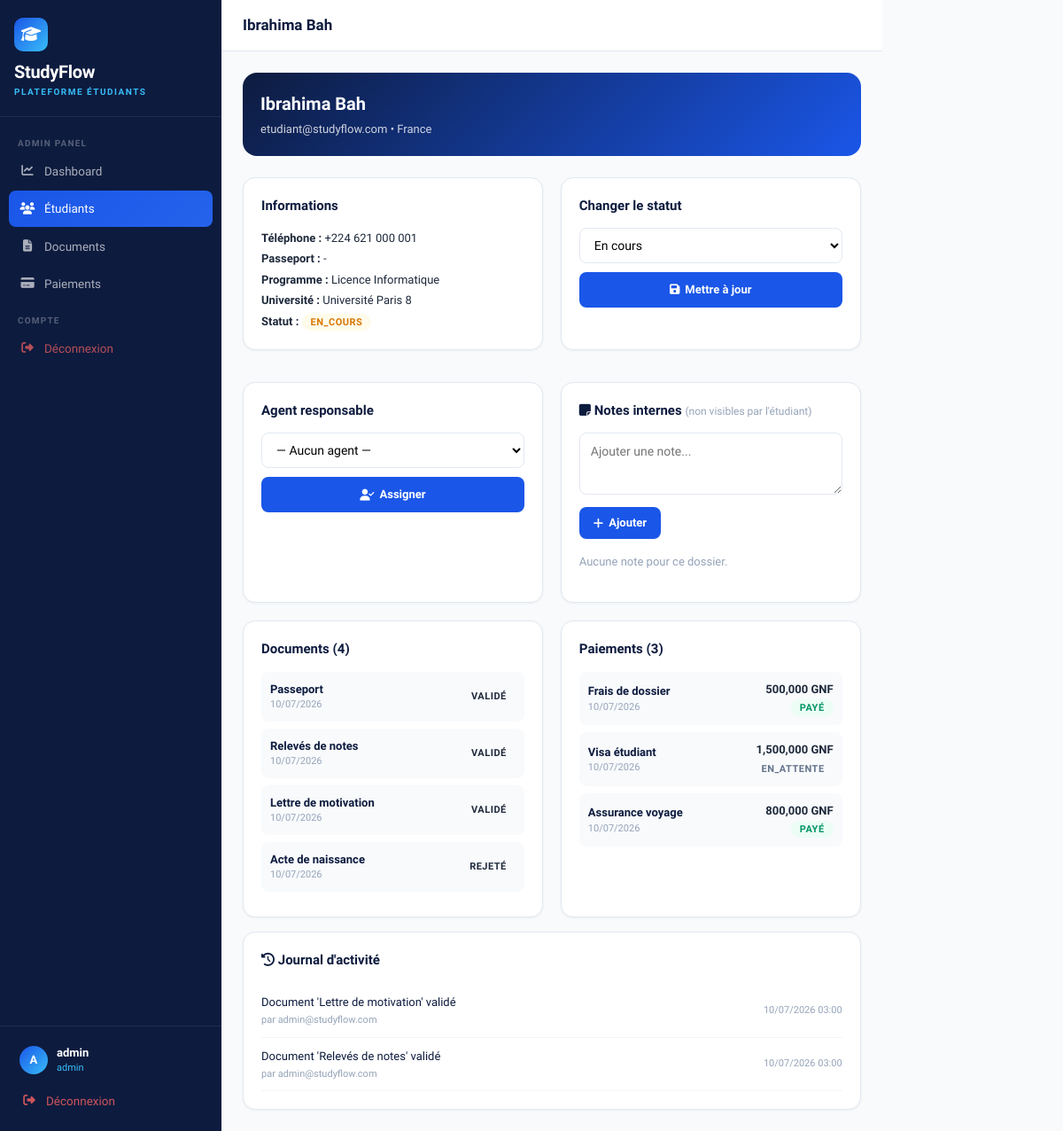
Before: /admin/student/1 (signed in) with the older database file.
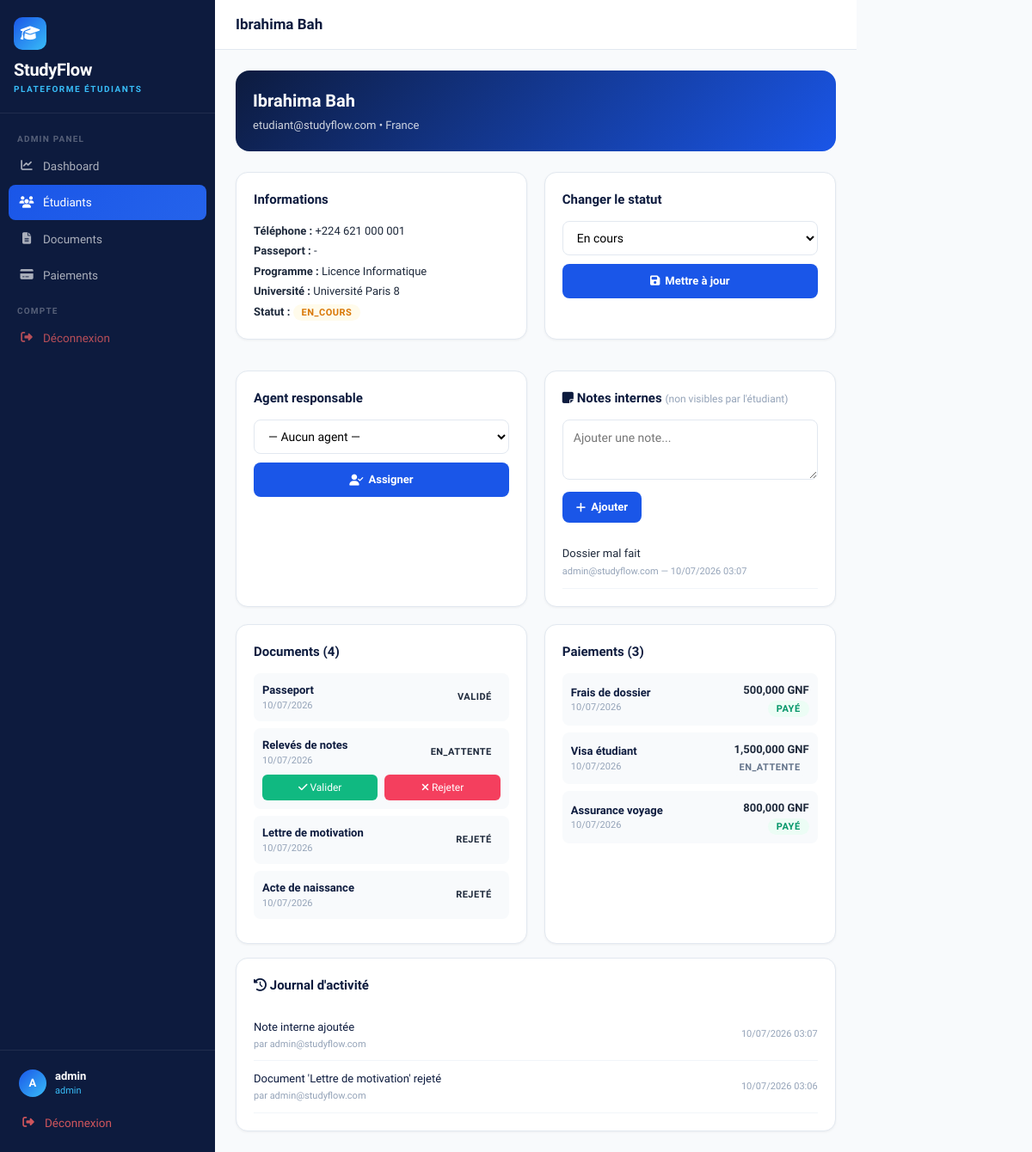
After: the same page with the newer database file.
### models/user.py (models this page shows, shortened)
class User(UserMixin, db.Model):
    __tablename__ = 'users'
    id = db.Column(db.Integer, primary_key=True)
    email = db.Column(db.String(120), unique=True, nullable=False)
    password_hash = db.Column(db.String(256))
    role = db.Column(db.String(20), default='student')
    is_active = db.Column(db.Boolean, default=True)
    reset_token = db.Column(db.String(100), nullable=True)
    reset_token_expiry = db.Column(db.DateTime, nullable=True)
    created_at = db.Column(db.DateTime, default=datetime.utcnow)
    student_profile = db.relationship('StudentProfile', backref='user', uselist=False, foreign_keys='StudentProfile.user_id')

class StudentProfile(db.Model):
    __tablename__ = 'student_profiles'
    id = db.Column(db.Integer, primary_key=True)
    user_id = db.Column(db.Integer, db.ForeignKey('users.id'), nullable=False)
    assigned_agent_id = db.Column(db.Integer, db.ForeignKey('users.id'), nullable=True)
    first_name = db.Column(db.String(80))
    last_name = db.Column(db.String(80))
    phone = db.Column(db.String(20))
    nationality = db.Column(db.String(50))
    passport_number = db.Column(db.String(30))
    destination_country = db.Column(db.String(50))
    program = db.Column(db.String(200))
    program_level = db.Column(db.String(20), default='Licence')  # Licence, Master
    university = db.Column(db.String(200))
    status = db.Column(db.String(30), default='nouveau')
    created_at = db.Column(db.DateTime, default=datetime.utcnow)
    documents = db.relationship('Document', backref='student', lazy=True)
    assigned_agent = db.relationship('User', foreign_keys=[assigned_agent_id])
    payments = db.relationship('Payment', backref='student', lazy=True)
    @property
    def full_name(self):
        return f"{self.first_name or ''} {self.last_name or ''}".strip()

class Document(db.Model):
    __tablename__ = 'documents'
    id = db.Column(db.Integer, primary_key=True)
    student_id = db.Column(db.Integer, db.ForeignKey('student_profiles.id'), nullable=False)
    name = db.Column(db.String(200))
    doc_type = db.Column(db.String(50))
    file_url = db.Column(db.String(300))
    file_name = db.Column(db.String(200))
    file_size = db.Column(db.Integer)
    status = db.Column(db.String(20), default='en_attente')
    rejection_reason = db.Column(db.Text)
    uploaded_at = db.Column(db.DateTime, default=datetime.utcnow)

class Payment(db.Model):
    __tablename__ = 'payments'
    id = db.Column(db.Integer, primary_key=True)
    student_id = db.Column(db.Integer, db.ForeignKey('student_profiles.id'), nullable=False)
    amount = db.Column(db.Float)
    currency = db.Column(db.String(10), default='GNF')
    service = db.Column(db.String(100))
    status = db.Column(db.String(20), default='en_attente')
    payment_method = db.Column(db.String(50))
    created_at = db.Column(db.DateTime, default=datetime.utcnow)

class ActivityLog(db.Model):
    __tablename__ = 'activity_logs'
    id = db.Column(db.Integer, primary_key=True)
    actor_id = db.Column(db.Integer, db.ForeignKey('users.id'), nullable=True)
    student_id = db.Column(db.Integer, db.ForeignKey('student_profiles.id'), nullable=True)
    action = db.Column(db.String(200), nullable=False)
    created_at = db.Column(db.DateTime, default=datetime.utcnow)
    actor = db.relationship('User', foreign_keys=[actor_id])
    student = db.relationship('StudentProfile', foreign_keys=[student_id])
    @property
    def actor_name(self):
        return self.actor.email if self.actor else 'Système'

class InternalNote(db.Model):
    __tablename__ = 'internal_notes'
    id = db.Column(db.Integer, primary_key=True)
    student_id = db.Column(db.Integer, db.ForeignKey('student_profiles.id'), nullable=False)
    author_id = db.Column(db.Integer, db.ForeignKey('users.id'), nullable=False)
    content = db.Column(db.Text, nullable=False)
    created_at = db.Column(db.DateTime, default=datetime.utcnow)
    author = db.relationship('User', foreign_keys=[author_id])

### routes/admin.py (the view)
@admin_bp.route('/student/<int:sid>')
@login_required
@admin_required
def student_detail(sid):
    profile = StudentProfile.query.get_or_404(sid)
    docs = Document.query.filter_by(student_id=sid).all()
    payments = Payment.query.filter_by(student_id=sid).all()
    all_agents = User.query.filter_by(role='agent').all()
    from models.user import ActivityLog, InternalNote
    logs = ActivityLog.query.filter_by(student_id=sid).order_by(ActivityLog.created_at.desc()).limit(20).all()
    notes = InternalNote.query.filter_by(student_id=sid).order_by(InternalNote.created_at.desc()).all()
    return render_template('admin/student_detail.html',
        profile=profile, docs=docs, payments=payments, all_agents=all_agents, logs=logs, notes=notes
    )

### templates/admin/student_detail.html (shortened to what this page needs)
{% extends "base.html" %}
{% block sidebar_nav %}
<div class="nav-label">Admin Panel</div>
<a href="{{ url_for('admin.dashboard') }}" class="sidebar-link">
  <i class="fas fa-chart-line"></i> Dashboard
</a>
<a href="{{ url_for('admin.students') }}" class="sidebar-link active">
  <i class="fas fa-users"></i> Étudiants
</a>
<a href="{{ url_for('admin.documents') }}" class="sidebar-link">
  <i class="fas fa-file-alt"></i> Documents
</a>
<a href="{{ url_for('admin.payments') }}" class="sidebar-link">
  <i class="fas fa-credit-card"></i> Paiements
</a>
<div class="nav-label">Compte</div>
<a href="{{ url_for('auth.logout') }}" class="sidebar-link" style="color:rgba(255,100,100,.7);">
  <i class="fas fa-sign-out-alt"></i> Déconnexion
</a>
{% endblock %}
{% block page_title %}{{ profile.full_name }}{% endblock %}
{% block content %}
<div style="background:linear-gradient(135deg,#0D1B3E,#1A56E8);border-radius:16px;padding:20px;color:#fff;margin-bottom:24px;">
  <div style="font-size:20px;font-weight:800;margin-bottom:4px;">{{ profile.full_name }}</div>
  <div style="font-size:13px;opacity:.8;">{{ profile.user.email if profile.user else '-' }} • {{ profile.destination_country or '-' }}</div>
</div>
<div style="display:grid;grid-template-columns:1fr 1fr;gap:20px;">
  <div class="sf-card">
    <div style="font-size:15px;font-weight:700;color:#0D1B3E;margin-bottom:14px;">Informations</div>
    <div style="font-size:13px;line-height:1.8;">
      <div><b>Téléphone :</b> {{ profile.phone or '-' }}</div>
      <div><b>Passeport :</b> {{ profile.passport_number or '-' }}</div>
      <div><b>Programme :</b> {{ profile.program or '-' }}</div>
      <div><b>Université :</b> {{ profile.university or '-' }}</div>
      <div><b>Statut :</b> <span class="badge-status bs-{{ profile.status }}">{{ profile.status }}</span></div>
    </div>
  </div>
  <div class="sf-card">
    <div style="font-size:15px;font-weight:700;color:#0D1B3E;margin-bottom:14px;">Changer le statut</div>
    <form method="POST" action="{{ url_for('admin.update_student_status', sid=profile.id) }}">
      <select name="status" class="sf-input" style="padding-left:12px;margin-bottom:10px;">
        <option value="en_cours" {% if profile.status == 'en_cours' %}selected{% endif %}>En cours</option>
      </select>
      <button type="submit" class="btn-sf btn-primary-sf" style="width:100%;justify-content:center;padding:10px;">
        <i class="fas fa-save"></i> Mettre à jour
      </button>
    </form>
  </div>
  <div class="sf-card" style="margin-top:16px;">
    <div style="font-size:15px;font-weight:700;color:#0D1B3E;margin-bottom:14px;">Agent responsable</div>
    <form method="POST" action="{{ url_for('admin.assign_agent', sid=profile.id) }}">
      <select name="agent_id" class="sf-input" style="padding-left:12px;margin-bottom:10px;">
        <option value="">— Aucun agent —</option>
      </select>
      <button type="submit" class="btn-sf btn-primary-sf" style="width:100%;justify-content:center;padding:10px;">
        <i class="fas fa-user-check"></i> Assigner
      </button>
    </form>
  </div>
  <div class="sf-card" style="margin-top:16px;">
    <div style="font-size:15px;font-weight:700;color:#0D1B3E;margin-bottom:14px;">
      <i class="fas fa-sticky-note"></i> Notes internes <span style="font-weight:400;color:#94A3B8;font-size:12px;">(non visibles par l'étudiant)</span>
    </div>
    <form method="POST" action="{{ url_for('admin.add_note', sid=profile.id) }}" style="margin-bottom:16px;">
      <textarea name="content" class="sf-input" style="padding:10px 12px;min-height:70px;" placeholder="Ajouter une note..." required></textarea>
      <button type="submit" class="btn-sf btn-primary-sf" style="margin-top:8px;padding:8px 16px;">
        <i class="fas fa-plus"></i> Ajouter
      </button>
    </form>
    {% if notes %}
      {% for note in notes %}
      <div style="padding:10px 0;border-bottom:1px solid #F1F5F9;">
        <div style="font-size:13px;color:#1E293B;">{{ note.content }}</div>
        <div style="font-size:11px;color:#94A3B8;margin-top:4px;">{{ note.author.email }} — {{ note.created_at.strftime('%d/%m/%Y %H:%M') }}</div>
      </div>
      {% endfor %}
    {% else %}
      <p style="color:#94A3B8;font-size:13px;">Aucune note pour ce dossier.</p>
    {% endif %}
  </div>
</div>
<div style="display:grid;grid-template-columns:1fr 1fr;gap:20px;margin-top:20px;">
  <div class="sf-card">
    <div style="font-size:15px;font-weight:700;color:#0D1B3E;margin-bottom:14px;">Documents ({{ docs|length }})</div>
    {% for doc in docs %}
    <div style="padding:10px;background:#F8FAFC;border-radius:8px;margin-bottom:8px;">
      <div style="display:flex;justify-content:space-between;align-items:center;">
        <div>
          <div style="font-size:13px;font-weight:600;color:#0D1B3E;">{{ doc.name }}</div>
          <div style="font-size:11px;color:#94A3B8;">{{ doc.uploaded_at.strftime('%d/%m/%Y') }}</div>
        </div>
        <span class="badge-status bs-{{ doc.status }}">{{ doc.status }}</span>
      </div>
      {% if doc.status == 'en_attente' %}
      <div style="display:flex;gap:8px;margin-top:8px;">
        <form method="POST" action="{{ url_for('admin.validate_document', did=doc.id) }}" style="flex:1;">
          <button type="submit" style="width:100%;background:#10B981;color:white;border:none;border-radius:6px;padding:6px;font-size:12px;">
            <i class="fas fa-check"></i> Valider
          </button>
        </form>
        <form method="POST" action="{{ url_for('admin.validate_document', did=doc.id) }}" style="flex:1;">
          <button type="submit" style="width:100%;background:#F43F5E;color:white;border:none;border-radius:6px;padding:6px;font-size:12px;">
            <i class="fas fa-times"></i> Rejeter
          </button>
        </form>
      </div>
      {% endif %}
    </div>
    {% endfor %}
  </div>
  <div class="sf-card">
    <div style="font-size:15px;font-weight:700;color:#0D1B3E;margin-bottom:14px;">Paiements ({{ payments|length }})</div>
    {% for p in payments %}
    <div style="padding:10px;background:#F8FAFC;border-radius:8px;margin-bottom:8px;">
      <div style="display:flex;justify-content:space-between;align-items:center;">
        <div>
          <div style="font-size:13px;font-weight:600;color:#0D1B3E;">{{ p.service }}</div>
          <div style="font-size:11px;color:#94A3B8;">{{ p.created_at.strftime('%d/%m/%Y') }}</div>
        </div>
        <div style="text-align:right;">
          <div style="font-size:13px;font-weight:700;">{{ "{:,.0f}".format(p.amount) }} GNF</div>
          <span class="badge-status {% if p.status == 'payé' %}bs-valide{% else %}bs-attente{% endif %}">{{ p.status }}</span>
        </div>
      </div>
    </div>
    {% endfor %}
  </div>
</div>
<div class="sf-card" style="margin-top:16px;">
  <div style="font-size:15px;font-weight:700;color:#0D1B3E;margin-bottom:16px;">
    <i class="fas fa-history"></i> Journal d'activité
  </div>
  {% if logs %}
    {% for log in logs %}
    <div style="padding:10px 0;border-bottom:1px solid #F1F5F9;display:flex;justify-content:space-between;align-items:center;">
      <div>
        <span style="font-size:13px;color:#0D1B3E;">{{ log.action }}</span>
        <div style="font-size:11px;color:#94A3B8;margin-top:2px;">par {{ log.actor_name }}</div>
      </div>
      <div style="font-size:11px;color:#94A3B8;white-space:nowrap;">{{ log.created_at.strftime('%d/%m/%Y %H:%M') }}</div>
    </div>
    {% endfor %}
  {% else %}
    <p style="color:#64748B;font-size:13px;">Aucune activité enregistrée pour ce dossier.</p>
  {% endif %}
</div>
{% endblock %}

### templates/base.html (shortened to what this page needs)
<!DOCTYPE html>
<html lang="fr">
<head>
  <link href="https://cdn.jsdelivr.net/npm/bootstrap@5.3.2/dist/css/bootstrap.min.css" rel="stylesheet">
  <link href="https://cdnjs.cloudflare.com/ajax/libs/font-awesome/6.5.0/css/all.min.css" rel="stylesheet">
</head>
<body>
{% block body %}
<div style="display:flex">
  <nav class="sidebar">
    <div class="sidebar-logo">
      <div class="logo-icon"><i class="fas fa-graduation-cap"></i></div>
      <div class="brand-name">StudyFlow</div>
      <div class="brand-sub">Plateforme Étudiants</div>
    </div>
    <div class="sidebar-nav">
      {% block sidebar_nav %}{% endblock %}
    </div>
    <div class="sidebar-footer">
      <div class="sidebar-user">
        <div class="s-avatar">{{ current_user.email[0].upper() }}</div>
        <div>
          <div class="s-name">{{ current_user.email.split('@')[0] }}</div>
          <div class="s-role">{{ current_user.role }}</div>
        </div>
      </div>
      <a href="{{ url_for('auth.logout') }}" class="sidebar-link" style="color:rgba(255,100,100,.8)">
        <i class="fas fa-sign-out-alt"></i> Déconnexion
      </a>
    </div>
  </nav>
  <div class="main-wrap">
    <header class="topbar">
      <div class="topbar-title">{% block page_title %}{% endblock %}</div>
    </header>
    <main class="page-content">
      {% block content %}{% endblock %}
    </main>
  </div>
</div>
{% endblock %}
</body>
</html>

Changed rows visible on the page:
removed ActivityLog: action "Document 'Lettre de motivation' validé", actor_name "admin@studyflow.com", created_at "10/07/2026 03:00"
added InternalNote: content "Dossier mal fait", author.email "admin@studyflow.com", created_at "10/07/2026 03:07"
changed Document "Relevés de notes": status "VALIDÉ" → "EN_ATTENTE"; now shows "Valider Rejeter"
changed Document "Lettre de motivation": status "VALIDÉ" → "REJETÉ"
added ActivityLog: action "Note interne ajoutée", actor_name "admin@studyflow.com", created_at "10/07/2026 03:07"
changed ActivityLog: action "Document 'Relevés de notes' validé" → "Document 'Lettre de motivation' rejeté"; created_at "10/07/2026 03:00" → "10/07/2026 03:06"
Other visible differences:
text no longer shown: "Aucune note pour ce dossier."
